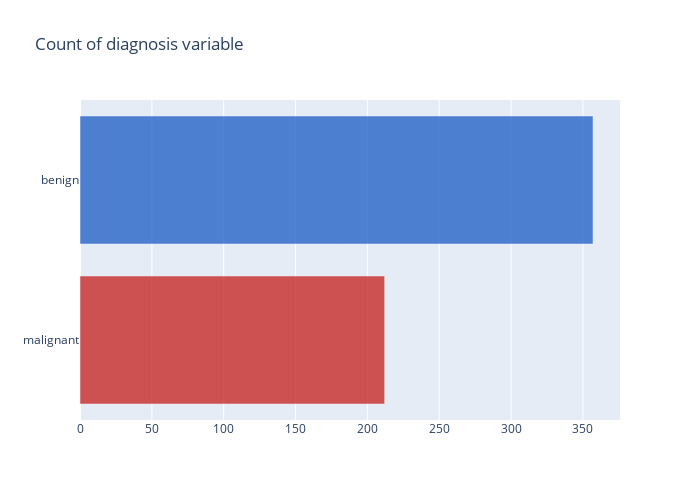

This figure's notebook cell:
### Code cell
# COUNT:

plt.figure(figsize=(6,4))
trace = go.Bar(x = (len(m), len(b)), y = ['malignant', 'benign'], orientation = 'h',
               opacity = 0.8, marker=dict(color=[ '#c82b28', '#2865c8']))

layout = dict(title =  'Count of diagnosis variable', width=700, height=500)
                    
fig = dict(data = [trace], layout=layout)
py.iplot(fig)

### Figure 1 — Plotly figure (JSON) as saved in the notebook; plotly's stock layout.template omitted (floating-point values rounded to 4 significant figures)
{"data": [{"marker": {"color": ["#c82b28", "#2865c8"]}, "opacity": 0.8, "orientation": "h", "type": "bar", "x": [212, 357], "y": ["malignant", "benign"]}], "layout": {"height": 500, "title": {"text": "Count of diagnosis variable"}, "width": 700}}
